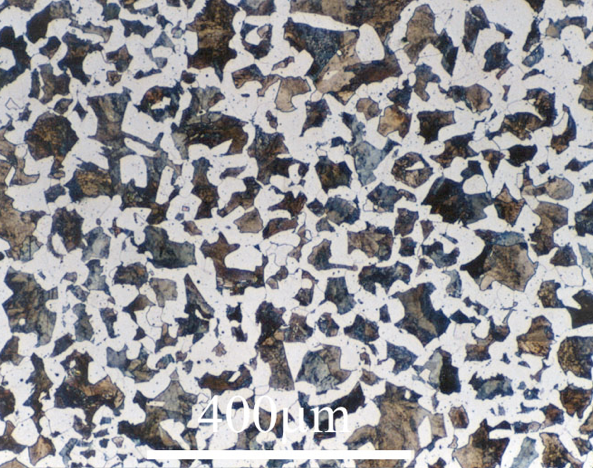
#> input picture images/proeutectoid alpha and pearlite.png, 593 x 468 px, found by its file name
$ jupyter execute --allow-errors 'grain size measurement- challenge problem.ipynb'
#> lines starting #> are read from the running program, lines starting #| are printed output that depends on the picture; after the words box and inside, x2 and y2 are one past the last pixel; in counts of white or black regions, pixels touching at a corner belong together
## Week 10: Image Analysis

> ### Application: Grain Size Measurement - Challenge Problem Solution

#### Load packages

[cell 1]
import cv2 as cv
import numpy as np
from matplotlib import pyplot as plt
import matplotlib.image as mpimg
from scipy import ndimage
from skimage import io, color, measure
import pandas as pd

from PIL import Image
from IPython.display import display

from pathlib import Path

[cell 2]
#img = cv.imread("grains callister.png")
#img=img[8:270, 10:230]
img=cv.imread('proeutectoid alpha and pearlite.png')
#> img is the input picture: shape (468, 593, 3); mean B, G, R 152.6, 149.1, 149.8
img=img[0:400, :]
#> img: shape (400, 593, 3)
img=cv.cvtColor(img,cv.COLOR_BGR2RGB)
img_shift=cv.pyrMeanShiftFiltering(img, 11, 21)  #acts on original image

gray=cv.cvtColor(img_shift,cv.COLOR_BGR2GRAY) #move img to gray scale
blur=cv.GaussianBlur(gray,(3,3),0) # acts on gray scale image

#> (a cell that did not finish here is left out)

#### Now threshold our image to black (0) & white (255)

[cell 4]
image_to_threshold=blur

#************** 3 choices here for performing threshold *********************
#ret, thresh = cv.threshold(image_to_threshold,0,255,cv.THRESH_BINARY+cv.THRESH_OTSU)
ret, thresh = cv.threshold(image_to_threshold,165,255,cv.THRESH_BINARY)
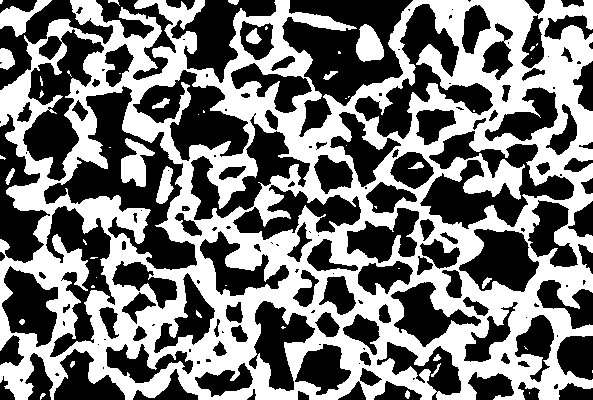
#> thresh: shape (400, 593); 46.9% white; 51 white regions (29 under 20 px), largest, box (x1, y1, x2, y2) and area: (0, 0, 593, 400) 107171, (121, 138, 155, 187) 907, (356, 24, 384, 62) 755
#thresh= cv.adaptiveThreshold(image_to_threshold, 255, cv.ADAPTIVE_THRESH_GAUSSIAN_C,cv.THRESH_BINARY_INV, 27, 0)
#thresh = cv.adaptiveThreshold(image_to_threshold,220,cv.ADAPTIVE_THRESH_MEAN_C,cv.THRESH_BINARY,11,5) # notice using gray here not img

#> (the rest of this cell did not finish here and is left out)

#### Now define a few images we  need to apply our watershed routine.

[cell 5]
kernel=cv.getStructuringElement(cv.MORPH_CROSS,(3,3))
#kernel=cv.getStructuringElement(cv.MORPH_ELLIPSE,(3,3))
# kernel=cv.getStructuringElement(cv.MORPH_RECT,(3,3))

# noise removal
opening = cv.morphologyEx(thresh,cv.MORPH_OPEN,kernel, iterations=1)
#> opening: shape (400, 593); 46.6% white; 40 white regions (16 under 20 px), largest, box (x1, y1, x2, y2) and area: (0, 0, 593, 400) 104485, (463, 153, 525, 200) 1386, (121, 138, 155, 187) 905

# sure background area
#sure_bg = cv.dilate(opening,kernel,iterations=2)

bgt = cv.dilate(opening,kernel,iterations = 3)
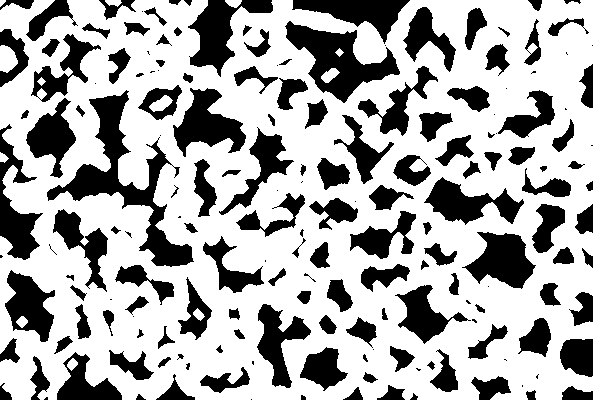
#> bgt: shape (400, 593); 67.3% white; 177 black regions (39 under 20 px), largest, box (x1, y1, x2, y2) and area: (47, 90, 194, 267) 5684, (285, 21, 400, 103) 3827, (188, 0, 273, 77) 2568
ret,sure_bg = cv.threshold(bgt,1,128,1)

sure_bg=bgt

# Finding sure foreground area
sure_fg = cv.erode(opening,kernel,iterations=2)
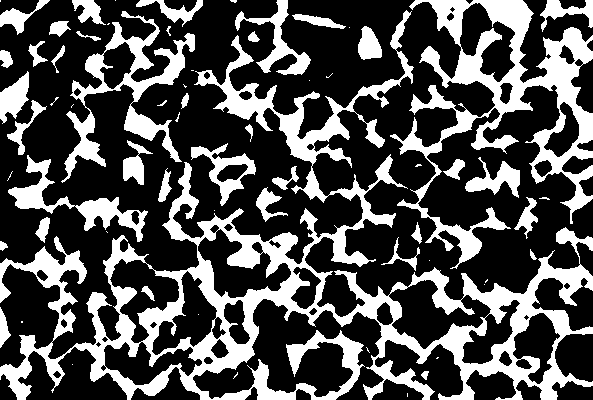
#> sure_fg: shape (400, 593); 31.3% white; 66 white regions (27 under 20 px), largest, box (x1, y1, x2, y2) and area: (0, 10, 593, 400) 40217, (390, 0, 593, 269) 14090, (61, 11, 195, 183) 5139

# Finding unknown region
unknown = cv.subtract(sure_bg,sure_fg)
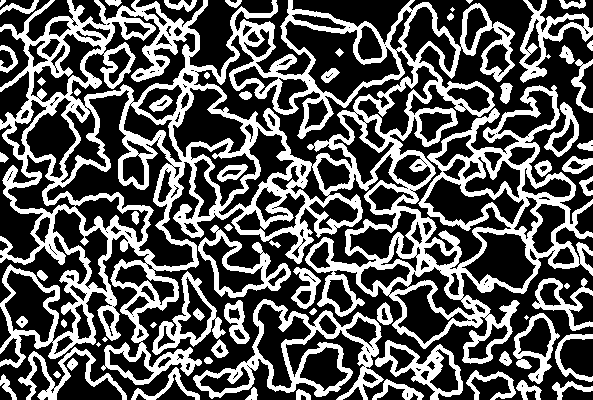
#> unknown: shape (400, 593); 36% white; 67 white regions (5 under 20 px), largest, box (x1, y1, x2, y2) and area: (0, 0, 593, 385) 62067, (193, 299, 384, 400) 4659, (198, 225, 291, 298) 1729
#unknown=cv.add(sure_fg,sure_bg)


# ******************* Display results of each step ********************

#> (the rest of this cell did not finish here and is left out)

[cell 6]
unknown

#### Label groups of connected pixels with integers (labels)

[cell 7]
# Marker labelling
# cv2.connectedComponents(). labels background of the image with 0,
#then other objects are labelled with integers starting from 1.
ret, markers = cv.connectedComponents(sure_fg)
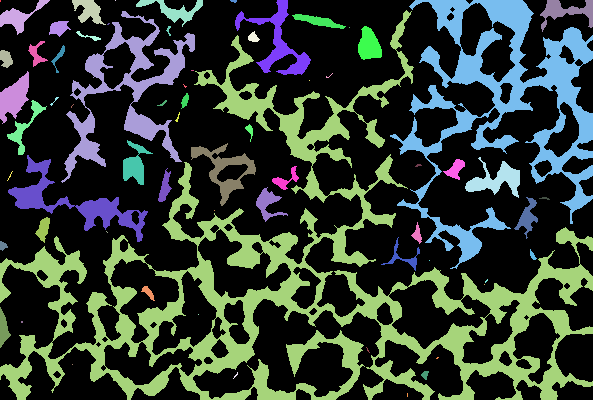
#> markers: shape (400, 593) int32; 67 distinct labels, from 0 to 66; one colour per label, 0 black
#> ret = 67
# bw_unknown=unknown
# bw_unknown[bw_unknown==128]=0
# ret, markers = cv.connectedComponents(bw_unknown)
# marker1=markers

[cell 8]
markers

[cell 9]
# Add one to all labels so that sure background is not 0, but 1
markers = markers+1
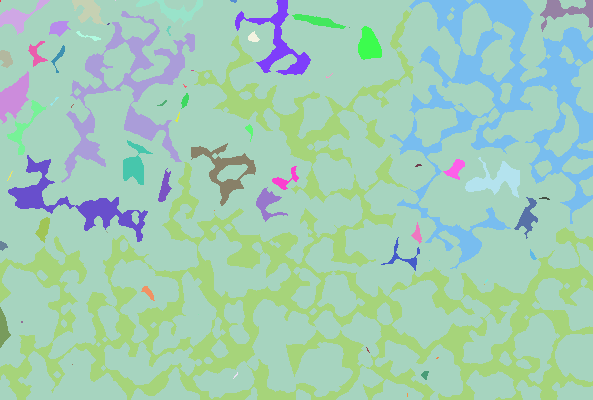
#> markers: shape (400, 593) int32; 67 distinct labels, from 1 to 67; one colour per label, 0 black

# Now, mark the region of unknown with zero
markers[unknown==255] = 0
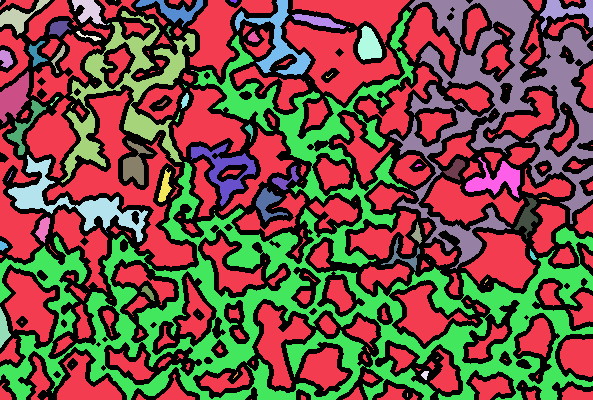
#> markers: shape (400, 593) int32; 68 distinct labels, from 0 to 67; one colour per label, 0 black

markers = cv.watershed(img,markers)  # img needs shape (pix, pix, 3), markers is (pix, pix)
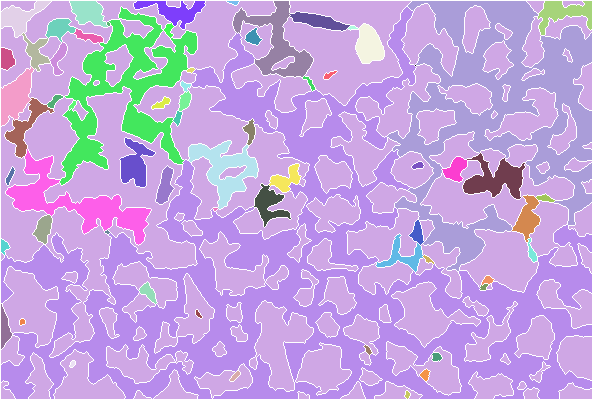
#> markers: shape (400, 593) int32; 67 distinct labels, from -1 to 67; one colour per label, 0 black, -1 white

img[markers ==-1] = [255,0,0]
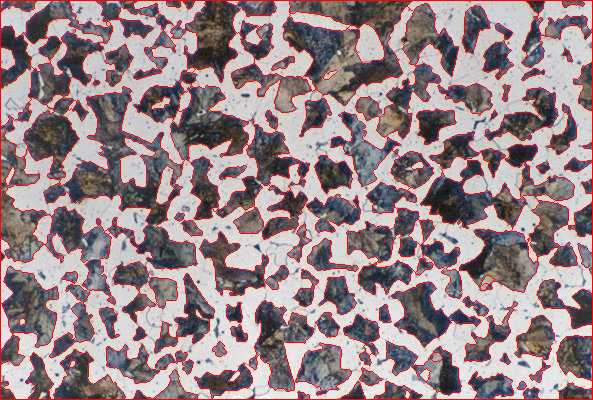
#> img: shape (400, 593, 3); mean R, G, B 154.8, 133.5, 136.5

#display(Image.fromarray(markers))
#> (the rest of this cell did not finish here and is left out)

#### Change the marker labels to colors and combine with the original image

[cell 10]
img2=color.label2rgb(markers, image=img, bg_label=1, alpha=0.3)
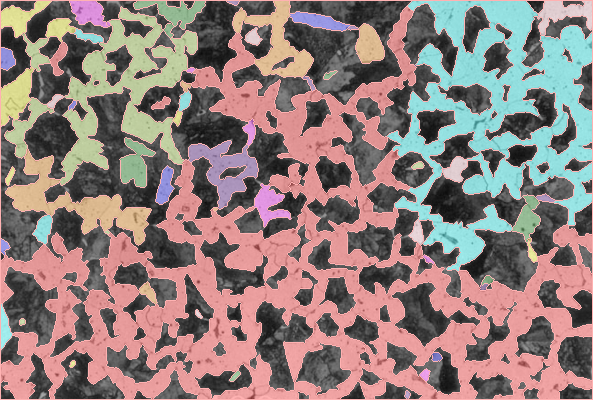
#> img2: shape (400, 593, 3) float64; mean R, G, B 0.567, 0.494, 0.482
#> (the rest of this cell did not finish here and is left out)

#### Each colored grain can now be analyzed and placed in a Pandas DataFrame

[cell 11]
pixels_to_μm=0.9  # μm per pixel
propList=['label','area','equivalent_diameter','orientation','major_axis_length', 'minor_axis_length','perimeter']
#propList=['equivalent_diameter','orientation','area','major_axis_length']
props=measure.regionprops_table(markers, properties=propList)
#> props = 7 items

grain_data=pd.DataFrame(props)
#> grain_data = table of 65 rows and 7 columns

grain_data.head()
#> Out = table of 5 rows and 7 columns

[cell 12]
total_pixels=400*593
total_pixels

[cell 13]
grain_data.loc[:,'area'].sum() #interface pixels labeled -1 don't show up in table
#> Out = 218024

[cell 14]
len(markers[markers==0]) #we have one lonely pixel still labeled 0
#> Out = 1

[cell 15]
background_pix=len(markers[markers==1])
#> background_pix = 109895
interface_pix=len(markers[markers==-1])
#> interface_pix = 19175
proeutec_pix=len(markers[markers>1])
#> proeutec_pix = 108129
total_pix=background_pix+interface_pix+proeutec_pix
#> total_pix = 237199

print(f'total pixels = {total_pix}')
#| total pixels = 237199
print(f'interface % = {interface_pix/total_pix*100:0.1f}%')
#| interface % = 8.1%
#giving half of the interface pixels to background and half to proeutectoid ferrite:
print('Give half of the interface pixs to each of the following:')
print(f'background % = {(background_pix+interface_pix/2)/total_pix*100:0.1f}%')
#| background % = 50.4%
print(f'Proeutectoid % = {(proeutec_pix+interface_pix/2)/total_pix*100:0.1f}%')
#| Proeutectoid % = 49.6%
